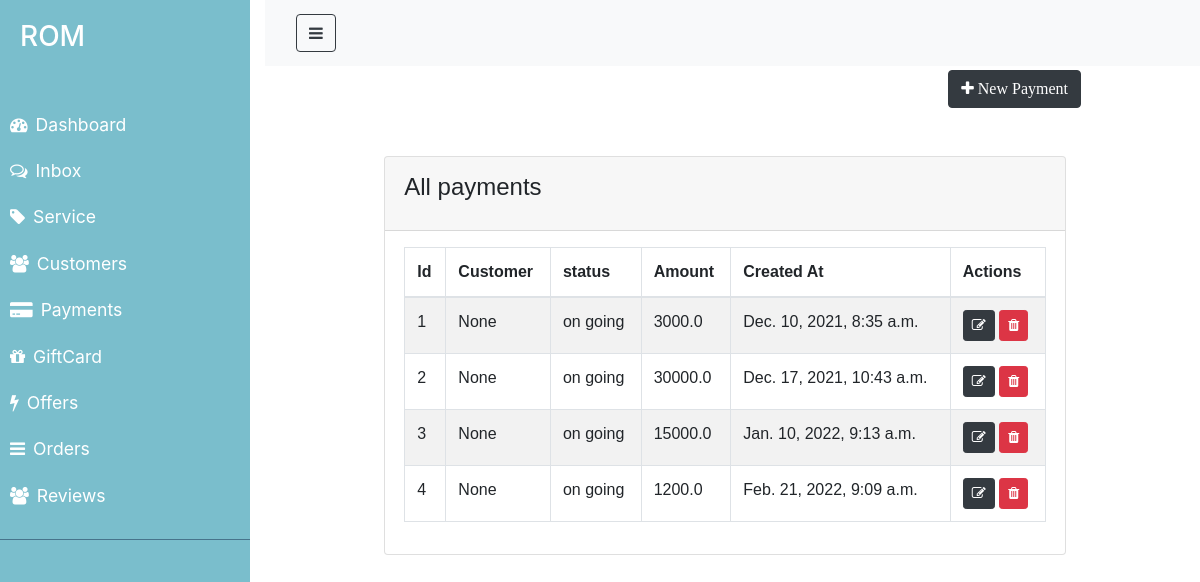
/payment/, run on the app's committed database.
### ROM/models.py (models this page shows, shortened)
class Payment(models.Model):
    customer_id= models.ForeignKey('Customer',on_delete=models.CASCADE,blank=True,null=True)
    order_id= models.ForeignKey('Order',on_delete=models.CASCADE,blank=True,null=True)
    amount=models.FloatField(null= True, blank= True)
    description=models.TextField(null=True, blank=True)
    invoice_number=models.CharField(max_length=50, null=False, blank=True)
    created_at=models.DateTimeField(auto_now_add=True)
    updated_at= models.DateTimeField(auto_now=True)

class Order(models.Model):
    STATUS=(
        ('pending', 'pending'),
        ('on going', 'on going'),
        ('completed','completed'),
    )
    customer_id=models.ForeignKey('Customer',on_delete=models.CASCADE,blank=True,null=True)
    service_id=models.ForeignKey('Service',on_delete=models.CASCADE,blank=True,null=True)
    status=models.CharField(max_length=100, null=False, blank=False, choices=STATUS)
    total=models.FloatField(null= False, blank= True)
    created_at=models.DateTimeField(auto_now_add=True)
    updated_at= models.DateTimeField(auto_now=True)
    def __str__(self):
        return self.status

### ROM/views.py (the view)
# urls.py: path('payment/',views.getPayment, name= 'payment'),
def getPayment(request):
   payment= Payment.objects.all()
   return render(request, 'ROM/admin/payment.html', {'payment':payment})

### ROM/templates/ROM/admin/payment.html (shortened to what this page needs)
{% extends 'ROM/admin/layouts/admin_master.html' %}
{% block content %}
<div class="container">
    <div class="row my-5">
        <button class="btn btn-dark ml-auto" data-toggle="modal"
            data-target="#paymentModal">
            <i class ="fa fa-plus" aria-hidden="true"> New Payment </i>
       </button>
    </div>
    <div class="row justify-content-center my-5">
        <div class="col-lg-12">
            <div class="card">
                <div class="card-header">
                    <h4 class="card-title">All payments</h4>
                </div>
                <div class="card-body">
                    <table class="table table-hover table-bordered table-striped">
                        <thead>
                            <tr>
                                <th>Id</th>
                                <th>Customer</th>
                                <th>status</th>
                                <th>Amount</th>
                                <th>Created At</th>
                                <th>Actions</th>
                            </tr>
                        </thead>
                        <tbody>
                            {% for payment in payment %}
                               <tr>
                                   <td>{{payment.id}}</td>
                                   <td>{{payment.customer_id}}</td>
                                   <td>{{payment.order_id}}</td>
                                   <td>{{payment.amount}}</td>
                                   <td>{{payment.created_at}}</td>
                                   <td>
                                       <a href="{% url 'update_payment' payment.id %}"
                                        class="btn btn-dark btn-sm">
                                         <i class="fa fa-edit"></i>
                                       </a>
                                       <a href="{% url 'delete_payment' payment.id %}"
                                        class="btn btn-danger btn-sm">
                                         <i class="fa fa-trash"></i>
                                       </a>
                                   </td>
                               </tr>
                            {% endfor %}
                        </tbody>
                    </table>
                </div>
            </div>
        </div>
    </div>
</div>
{% endblock %}

### ROM/static/css/admin.css (style rules this page uses)
* { padding: 0; margin: 0; box-sizing: border-box; }
.container { max-width: 80%; margin: 0 auto; font-family: sans-serif; }
a, a:hover, a:focus { color: inherit; text-decoration: none; transition: all 0.3s; }
body { background: color #ebeff5;; }
*, *::before, *::after { margin: 0; padding: 0; box-shadow: border-box; }
.card > * { padding: 1rem 1.2rem; }

### data on the page
Payment: id "1", customer_id "None", order_id "on going", amount "3000.0", created_at "Dec. 10, 2021, 8:35 a.m."
Payment: id "2", customer_id "None", order_id "on going", amount "30000.0", created_at "Dec. 17, 2021, 10:43 a.m."
Payment: id "3", customer_id "None", order_id "on going", amount "15000.0", created_at "Jan. 10, 2022, 9:13 a.m."
Payment: id "4", customer_id "None", order_id "on going", amount "1200.0", created_at "Feb. 21, 2022, 9:09 a.m."
